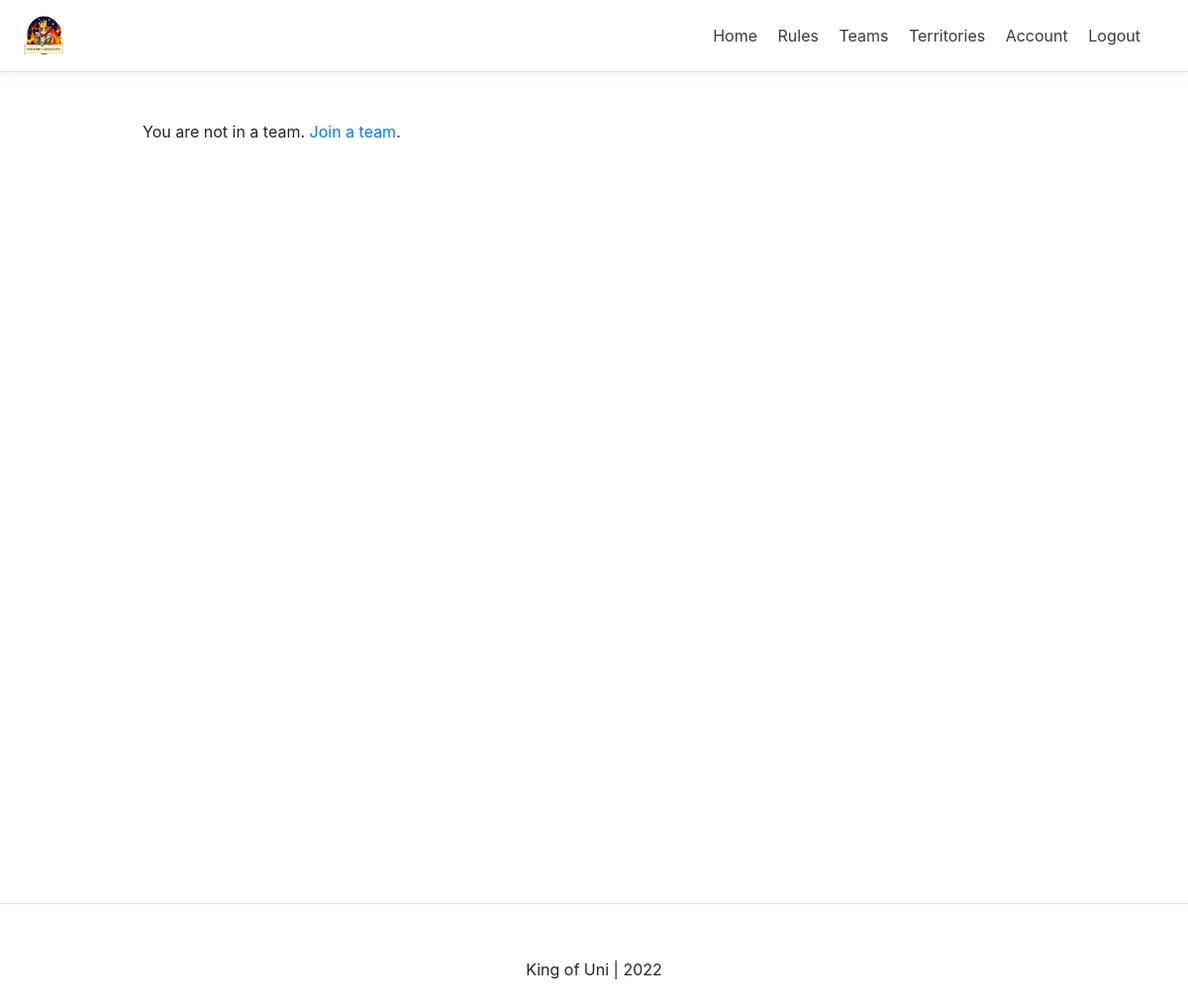
Page /group/ (signed in) on the earlier database version.
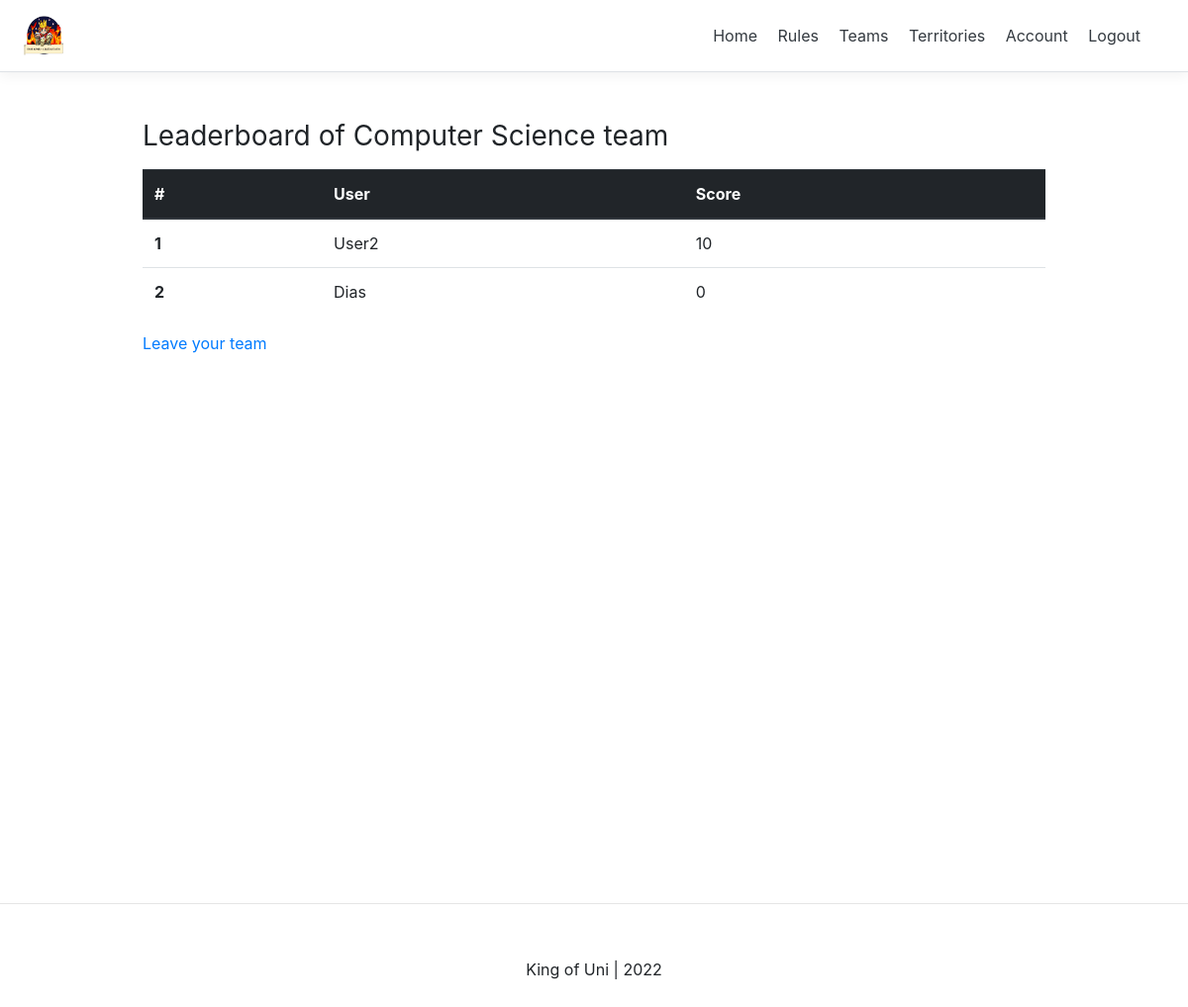
Same page on the later database version.
### account/models.py (models this page shows, shortened)
class Account(AbstractBaseUser):
    email                   = models.EmailField(verbose_name="email", max_length=60, unique=True, validators=[validate_email])
    username                = models.CharField(max_length=30, unique=True)
    is_gameKeeper           = models.BooleanField(default=False)
    date_joined             = models.DateTimeField(verbose_name='date joined', auto_now_add=True)
    last_login              = models.DateTimeField(verbose_name='last login', auto_now_add=True)
    is_admin                = models.BooleanField(default=False)
    is_active               = models.BooleanField(default=True)
    is_staff                = models.BooleanField(default=False)
    is_superuser            = models.BooleanField(default=False)
    is_inTeam               = models.BooleanField(default=False)
    latitude 				= models.DecimalField(max_digits=20, decimal_places=15, default = 0, null=True, blank=True)
    longitude 				= models.DecimalField(max_digits=20, decimal_places=15, default = 0, null=True, blank=True)
    score                   = models.DecimalField(max_digits=7,decimal_places=0, default=0)
    belongs_to_group        = models.ForeignKey(Group, null=True, default=None, on_delete=models.SET_DEFAULT)
    USERNAME_FIELD = 'email'
    REQUIRED_FIELDS = ['username', ]
    objects = MyAccountManager()

### group/models.py (models this page shows)
class Group(models.Model):
    name = models.CharField(max_length=100,  null=False, blank=False, unique=True)
    date_created = models.DateTimeField(verbose_name="date created" , auto_now_add=True)
    point_total = models.IntegerField(default=0)
    def __str__(self):
        return self.name

### group/views.py (the view)
# urls.py: path('', group_view, name="group_info"),
def group_view(request):
    context = {}
    user = request.user
    if not user.is_authenticated:
        return redirect('login')
    group = user.belongs_to_group
    group_members = Account.objects.filter(belongs_to_group=group).order_by('-score')
    context['members'] = group_members
    return render(request, 'group/group.html', context)

### group/templates/group/group.html (shortened to what this page needs)
{% extends 'base.html' %}
{% block content %}
{% if request.user.is_authenticated %}
<div class="container mt-4 p-4">
        {% if request.user.is_inTeam %}
        <h3 class="mb-3 font-weight-normal">Leaderboard of {{request.user.belongs_to_group}} team</h3>
        <table class="table">
          <thead class="thead-dark">
            <tr>
              <th scope="col">#</th>
              <th scope="col">User</th>
              <th scope="col">Score</th>
            </tr>
          </thead>
          <tbody>
          {% for member in members %}
            <tr>
              <th scope="row">{{forloop.counter}}</th>
              <td>{{member.username}}</td>
              <td>{{member.score}}</td>
            </tr>
            {% endfor %}
          </tbody>
        </table>
        <a href="{% url 'group:leave_group' %}">Leave your team</a>
        {% else %}
          <p>You are not in a team. <a href="{% url 'group:join_group' %}">Join a team</a>.</p>
        {% endif %}
  </div>
{% endif %}
{% endblock content %}

Differences in the rows shown:
now on this page (row edited): Account: user.belongs_to_group "Computer Science", username "Dias", score "0"
changed Account: is_inTeam False → True (drawn)
now on this page (row edited): Account: username "User2", score "10"
Other differences:
text no longer shown: "You are not in a team. Join a team ."
text now shown: "Leaderboard of team # User Score Leave your team"
